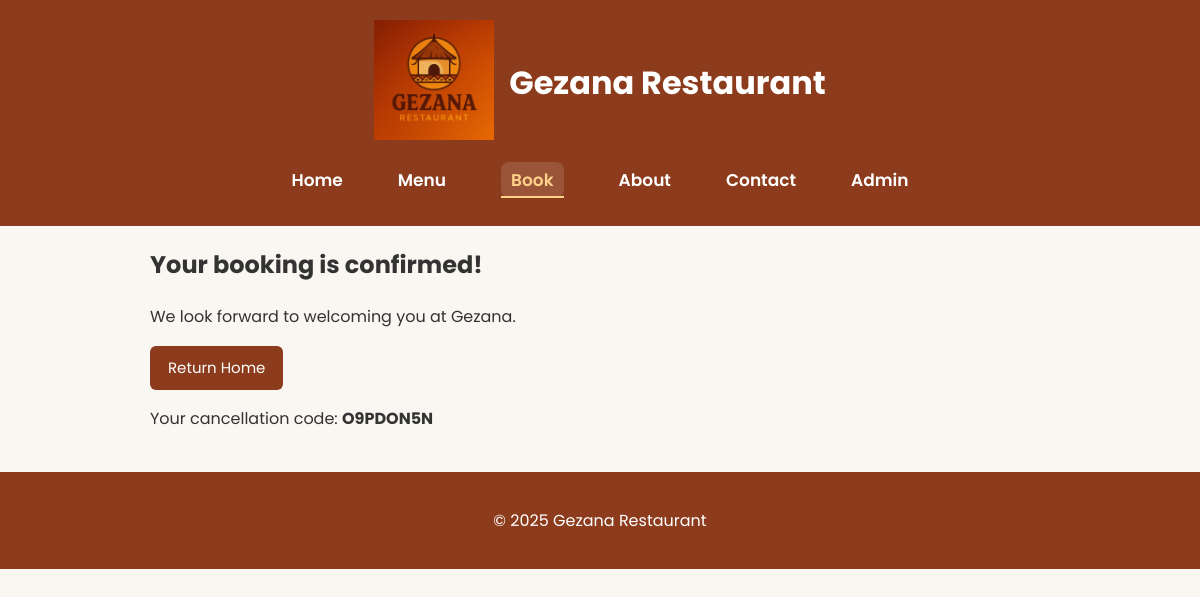
/booking-success/, run on an earlier commit of the app's database.
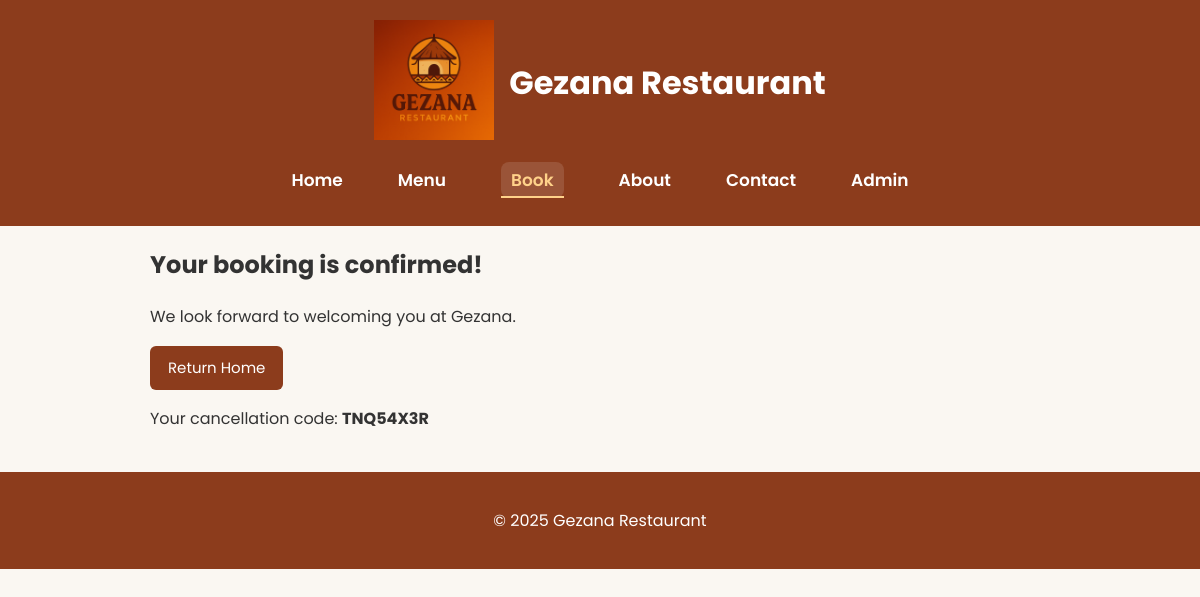
And on a later commit of the database.
### gezana_app/models.py (models this page shows, shortened)
class Booking(models.Model):
    name = models.CharField(max_length=100)
    email = models.EmailField()
    phone = models.CharField(max_length=20, blank=True)
    guests = models.PositiveIntegerField()
    date = models.DateField()
    time = models.TimeField()
    table = models.ForeignKey(Table, on_delete=models.SET_NULL, null=True, blank=True)
    reference = models.CharField(max_length=8, unique=True, blank=True)

### gezana_app/views.py (the view)
# urls.py: path("booking-success/", views.booking_success, name="booking_success"),
def booking_success(request):
    last_booking = Booking.objects.last()
    return render(request, "gezana_app/booking_success.html", {"booking": last_booking})

### gezana_app/templates/gezana_app/booking_success.html (shortened to what this page needs)
{% extends "gezana_app/base.html" %}
{% block content %}
<h2>Your booking is confirmed!</h2>
<p>We look forward to welcoming you at Gezana.</p>
<a href="{% url 'gezana_app:home' %}" class="button">Return Home</a>
<p>Your cancellation code: <strong>{{ booking.reference }}</strong></p>
{% endblock %}

What changed in the data, as far as the page shows it:
no longer on this page (row unchanged): Booking: reference "O9PDON5N"
added Booking: reference "TNQ54X3R"
